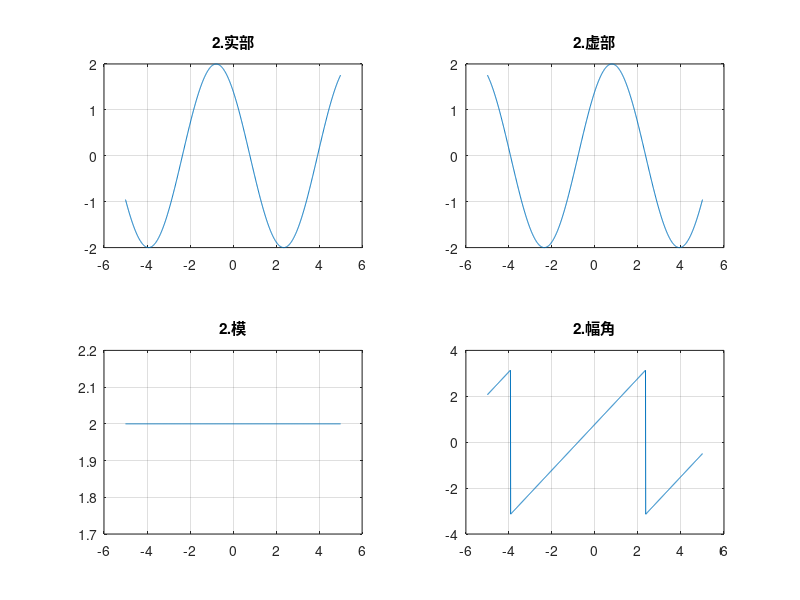

Recreate this plot in MATLAB.
t=-5:0.01:5;
k=2;
ft=k*exp(1i*(t+pi/4));
subplot(2,2,1);plot(t,real(ft));title('2.实部');grid on;
subplot(2,2,2);plot(t,imag(ft));title('2.虚部');grid on;
subplot(2,2,3);plot(t,abs(ft));title('2.模');grid on;
subplot(2,2,4);plot(t,angle(ft));title('2.幅角');grid on;
